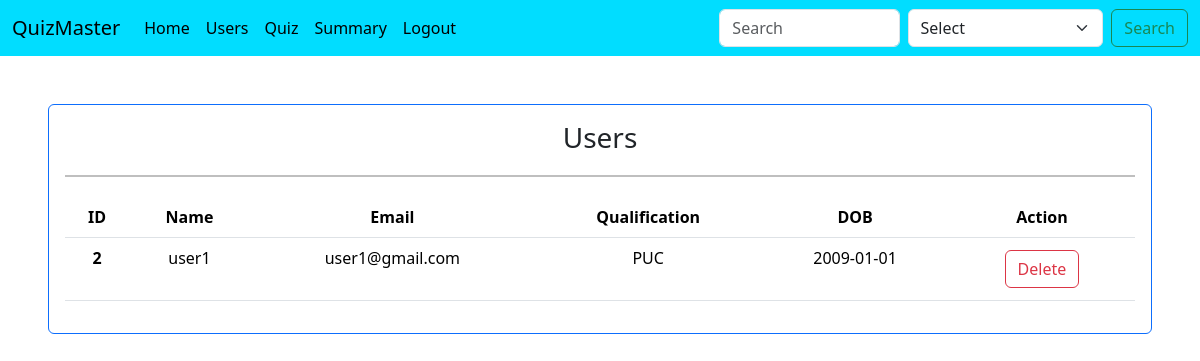
Screenshot of /users (signed in) with the database file from the repository.
### controllers/database.py (models this page shows, shortened)
class User(db.Model):
    id = db.Column(db.Integer, primary_key=True, autoincrement=True)
    username = db.Column(db.String(50), unique=True, nullable=False)
    user_email = db.Column(db.String(100), unique=True, nullable=False)
    password = db.Column(db.String(25), nullable=False)
    qualification = db.Column(db.String(100), nullable=False)
    dob = db.Column(db.Date , nullable=False)
    role = db.Column(db.String(10), nullable=False)
    results = db.relationship('Result', backref='user', lazy=True, cascade="all, delete-orphan")
    user_answers = db.relationship('UserAnswers', backref='user', lazy=True, cascade="all, delete-orphan")

### controllers/routes.py (the view)
@app.route("/users")
def users():
    if session.get('user_role', None) == 'admin':
        users = User.query.all()
        return render_template("users.html", users = users)
    else:
        flash("You are not authorized to access this page")
        return redirect(url_for("home"))

### templates/users.html (shortened to what this page needs)
{% extends 'base.html' %}
{% block body %}
<div>
    <div class="card border-primary m-5">
        <div class="card-body">
            <h3 class="text-center">Users </h3>
            <hr style="border: 1px solid #000; width: 100%; margin: 20px auto;">
            <table class="table table-hover" style="text-align: center;">
                <thead >
                <tr>
                    <th scope="col">ID</th>
                    <th scope="col">Name</th>
                    <th scope="col">Email</th>
                    <th scope="col">Qualification</th>
                    <th scope="col">DOB</th>
                    <th scope="col">Action</th>
                </tr>
                </thead>
                <tbody>
                {% for user in users if user.role == "user"%}
                    <tr>
                        <th scope="row">{{user.id}} </th>
                        <td>{{user.username}}</td>
                        <td>{{user.user_email}}</td>
                        <td>{{user.qualification}}</td>
                        <td>{{user.dob}}</td>
                        <td>
                            <a class="btn btn-outline-danger m-1" href="{{url_for('delete_user', user_id = user.id)}}" role="Delete">Delete</a>
                        </td>
                    </tr>
                {% endfor %}
                </tbody>
            </table>
        </div>
    </div>
</div>
{% endblock body %}

### rows the page displays
User: id "2", username "user1", user_email "user1@gmail.com", qualification "PUC", dob "2009-01-01"
